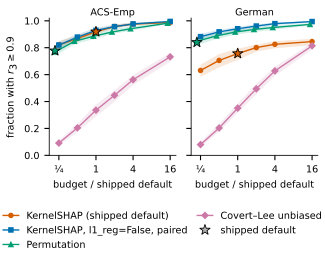

The Python source for this figure:
"""Fig 4 (column, C2/S4): fraction of instances with r_3 >= 1-delta against budget, per explainer arm.
Budget axis = coalitions relative to the shipped KernelSHAP default of the same cell (x1). Panels: one per dataset,
models and seeds pooled (cluster bootstrap over seeds, then instances). Shipped defaults are marked: KernelSHAP at x1,
Permutation at its own max_evals=500 point. `--by-model` writes the appendix version with one panel per dataset x model."""
import os, json
import numpy as np, pandas as pd
import matplotlib; matplotlib.use("Agg")
import matplotlib.pyplot as plt
import figstyle as fs, common as C

K, DELTA = 3, 0.10
ap_a = C.args(__doc__, extra=("--by-model",))
by_model = ap_a.by_model
df, files = C.load_tidy(ap_a.pilot)
d3 = df[df.k == K].copy()
d3["rel"] = (d3.r >= 1 - DELTA).astype(float)
base = d3[(d3.arm == C.DEFAULT_ARM) & (d3.budget == "x1")].groupby("cell").N.mean()
d3["x"] = d3.N / d3.cell.map(base)
d3["panel"] = d3.dataset.map(lambda s: C.DATA_LABEL.get(s, s)) + ((" " + d3.model.map(lambda s: C.MODEL_LABEL.get(s, s.upper()))) if by_model else "")
panels = sorted(d3.panel.unique())
n = len(panels)
ncol = 2 if n <= 2 else 3
nrow = int(np.ceil(n / ncol))
H_in = 3.25 * 0.8 if not by_model else 1.75 * nrow + 1.0
fs.apply("column" if not by_model else "text", H_in / (3.25 if not by_model else 6.75))
fig, axs = plt.subplots(nrow, ncol, sharey=True, squeeze=False, gridspec_kw={"wspace": 0.12, "hspace": 0.45})
axs = axs.ravel()
for ax in axs[n:]:
    ax.axis("off")
for ax, p in zip(axs, panels):
    sub = d3[d3.panel == p]
    for arm in C.ARMS:
        a = sub[sub.arm == arm]
        pts = []
        for b in C.BUDGETS + ["perm500"]:
            s = a[a.budget == b].groupby(["cell", "inst"], as_index=False).agg(rel=("rel", "mean"), x=("x", "mean"), seed=("seed", "first"))
            if len(s) == 0 or (b == "perm500" and arm != "perm"):
                continue
            m, lo, hi = C.cluster_boot(s, lambda f: f.rel.mean(), B=300)
            pts.append((b, s.x.mean(), m, lo, hi))
        grid = [q for q in pts if q[0] != "perm500"]
        if not grid:
            continue
        g = np.array([q[1:] for q in grid])
        ax.plot(g[:, 0], g[:, 1], color=fs.ARM_COLOR_R[arm], marker=fs.ARM_MARKER_R[arm], ms=3, lw=1, label=fs.ARM_LABEL_R[arm])
        ax.fill_between(g[:, 0], g[:, 2], g[:, 3], color=fs.ARM_COLOR_R[arm], alpha=0.15, lw=0)
        mark = [q for q in pts if (q[0] == "x1" and arm == C.DEFAULT_ARM) or q[0] == "perm500"]
        for q in mark:
            ax.plot([q[1]], [q[2]], marker="*", ms=8, color=fs.ARM_COLOR_R[arm], mec="k", mew=0.6, zorder=6)
    ax.set_xscale("log", base=2)
    ax.set_xticks([0.25, 1, 4, 16]); ax.set_xticklabels(["¼", "1", "4", "16"])
    ax.minorticks_off()
    ax.set_ylim(0, 1.02)
    ax.set_title(p, fontsize=fs.MIN_PT, pad=2)
for i in range(nrow):
    axs[i * ncol].set_ylabel(r"fraction with $r_3\geq 0.9$")
for ax in axs[:n]:
    ax.set_xlabel("budget / shipped default")
h, l = axs[0].get_legend_handles_labels()
from matplotlib.lines import Line2D
h.append(Line2D([], [], marker="*", ms=8, color="w", mfc="0.7", mec="k", mew=0.6, ls="", label="shipped default"))
fig.legend(handles=h, loc="lower center", ncol=2 if not by_model else 3, frameon=False, handlelength=1.6, columnspacing=1.0)
fig.subplots_adjust(left=0.15 if not by_model else 0.08, right=0.98, top=0.93, bottom=0.40 if not by_model else 1.0 / H_in)
out = os.path.join(C.outdir(ap_a), "fig4_budget.pdf" if not by_model else "figA_budget_by_model.pdf")
fig.savefig(out)
json.dump(C.provenance(files), open(out.replace(".pdf", ".json"), "w"), indent=1)
print("wrote", out)
